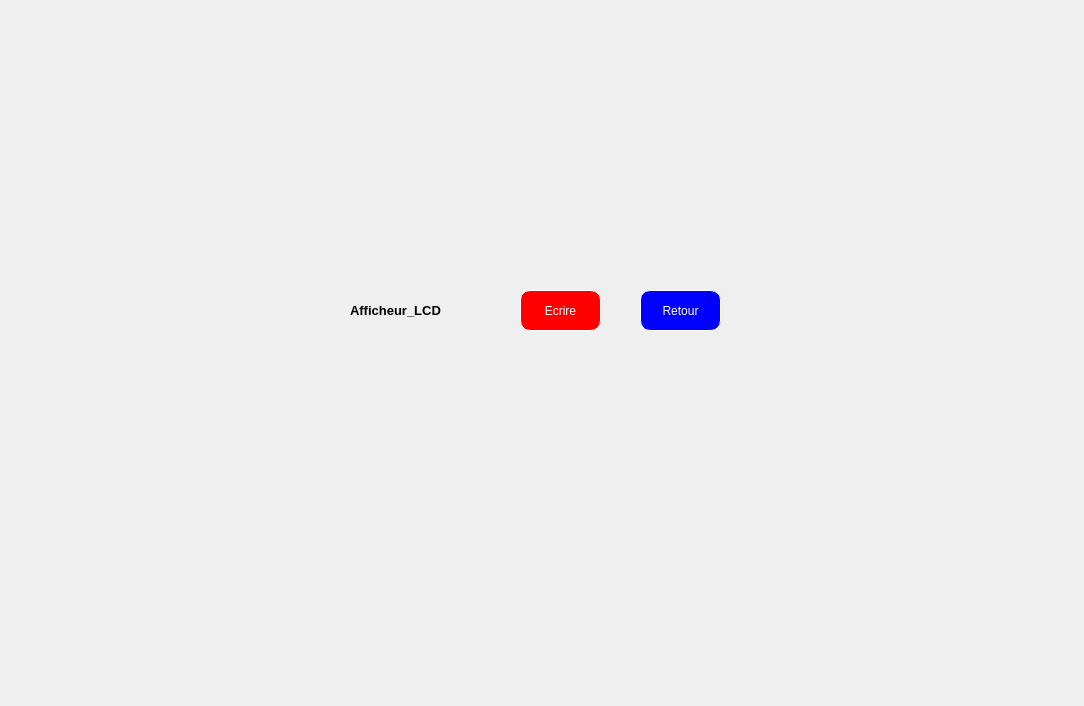
<?xml version="1.0" encoding="UTF-8"?>
<ui version="4.0">
 <class>arduino</class>
 <widget class="QDialog" name="arduino">
  <property name="geometry">
   <rect>
    <x>0</x>
    <y>0</y>
    <width>1084</width>
    <height>706</height>
   </rect>
  </property>
  <property name="windowTitle">
   <string>Dialog</string>
  </property>
  <widget class="QLabel" name="label_2">
   <property name="geometry">
    <rect>
     <x>0</x>
     <y>-10</y>
     <width>1091</width>
     <height>721</height>
    </rect>
   </property>
   <property name="mouseTracking">
    <bool>false</bool>
   </property>
   <property name="styleSheet">
    <string notr="true">image: url(:/new/prefix1/Background.png);</string>
   </property>
   <property name="text">
    <string/>
   </property>
  </widget>
  <widget class="QPushButton" name="Ecrire">
   <property name="geometry">
    <rect>
     <x>520</x>
     <y>290</y>
     <width>81</width>
     <height>41</height>
    </rect>
   </property>
   <property name="styleSheet">
    <string notr="true">background-color: red;
border :1px solid rgb(255, 255, 255);
border-radius :10px;
color: #FFF;
padding-left: 20px;
padding-right:20px;
</string>
   </property>
   <property name="text">
    <string>Ecrire</string>
   </property>
  </widget>
  <widget class="QPushButton" name="Retour">
   <property name="geometry">
    <rect>
     <x>640</x>
     <y>290</y>
     <width>81</width>
     <height>41</height>
    </rect>
   </property>
   <property name="styleSheet">
    <string notr="true">background-color: #0000ff;
border :1px solid rgb(255, 255, 255);
border-radius :10px;
color: #FFF;
padding-left: 20px;
padding-right:20px;
</string>
   </property>
   <property name="text">
    <string>Retour</string>
   </property>
  </widget>
  <widget class="QLabel" name="label_5">
   <property name="geometry">
    <rect>
     <x>350</x>
     <y>300</y>
     <width>131</width>
     <height>21</height>
    </rect>
   </property>
   <property name="minimumSize">
    <size>
     <width>18</width>
     <height>18</height>
    </size>
   </property>
   <property name="font">
    <font>
     <pointsize>10</pointsize>
     <weight>75</weight>
     <bold>true</bold>
    </font>
   </property>
   <property name="text">
    <string>Afficheur_LCD</string>
   </property>
  </widget>
 </widget>
 <resources/>
 <connections/>
</ui>
